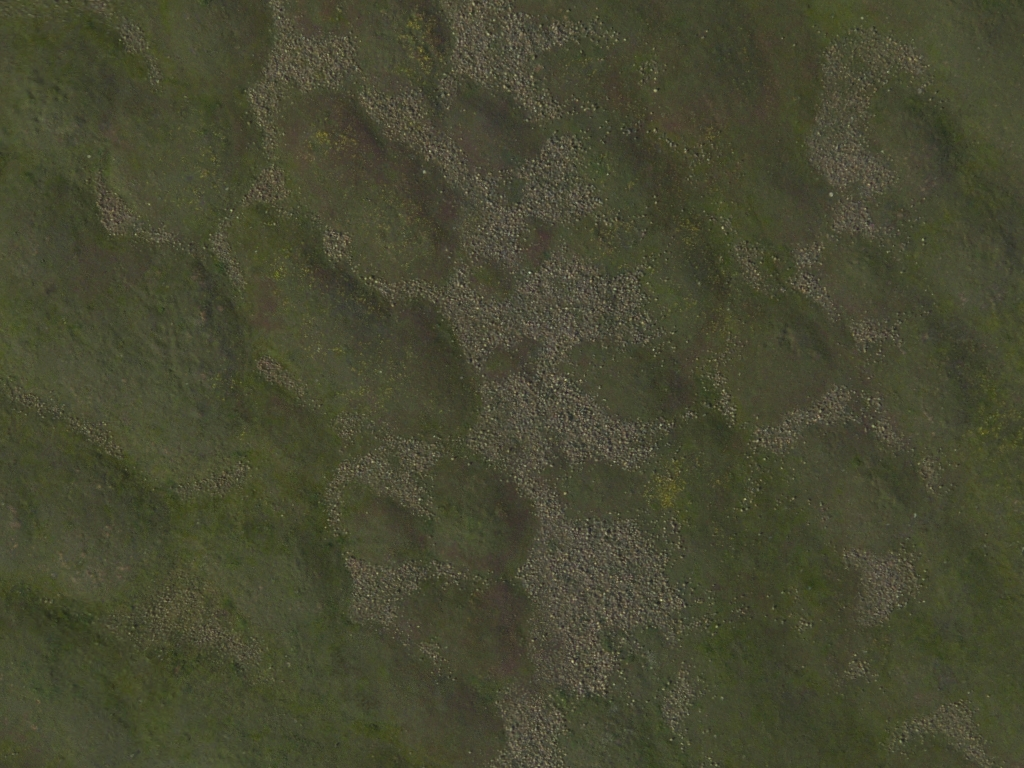
%> input picture VP_Swale.jpg, 1024 x 768 px
$ octave ImageProcessingFindingPercentages.m   (GNU Octave 9; MATLAB toolbox functions it lacks are replaced by stand-ins)
%> lines starting %> are read from the running program, lines starting %| are printed output that depends on the picture; in (x1, y1, x2, y2) boxes, pixels count from 0 and x2, y2 are one past the last pixel; in counts of white or black regions, pixels touching at a corner belong together; the program's own positions count from 1
I = imread('VP_Swale.jpg');
%> I is the input picture: size 768x1024x3 uint8; mean R, G, B 70.8, 71.7, 49.3

J = rgb2hsv(I);
%> J: size 768x1024x3 double; mean H, S, V 0.172, 0.324, 0.285
J_hue = single(J);
%> J_hue: size 768x1024x3 single; mean H, S, V 0.172, 0.324, 0.286

nColors = 3;
% repeat the clustering 3 times to avoid local minima
pixel_labels = imsegkmeans(J_hue,nColors,'NumAttempts',3);
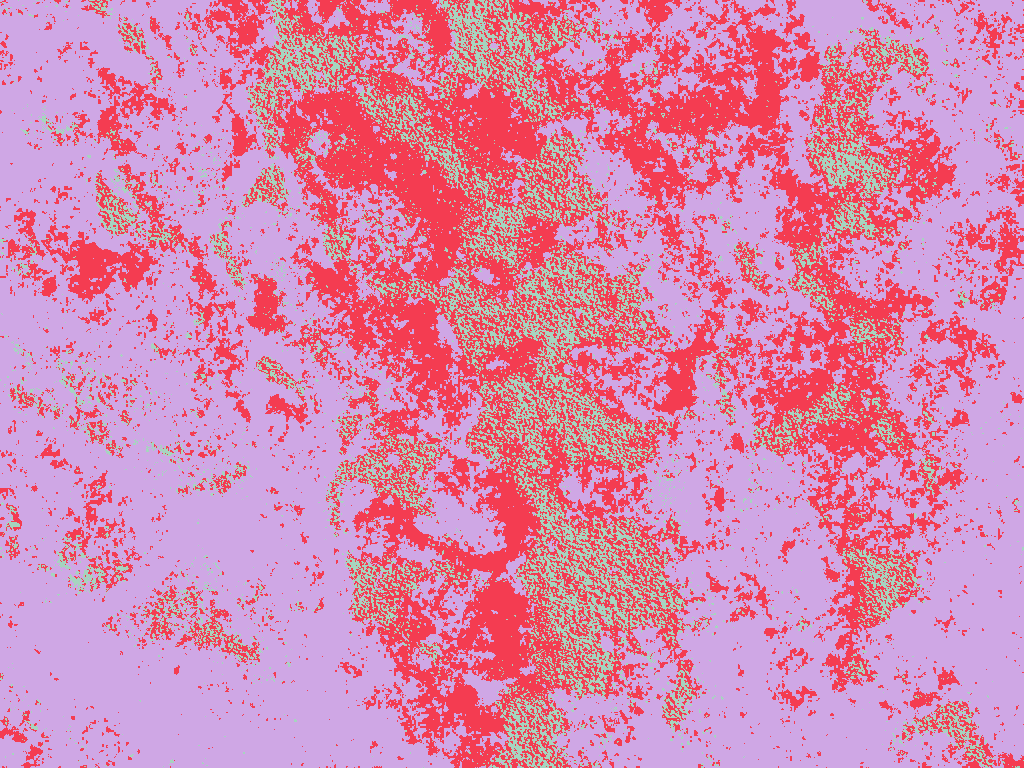
%> pixel_labels: size 768x1024 uint8; 3 distinct labels, from 1 to 3; one colour per label, 0 black
sz = size(pixel_labels);
%> sz = [768 1024]
figure;
imshow(pixel_labels,[])
title('Image Labeled by Cluster Index');

mask1 = pixel_labels==1;
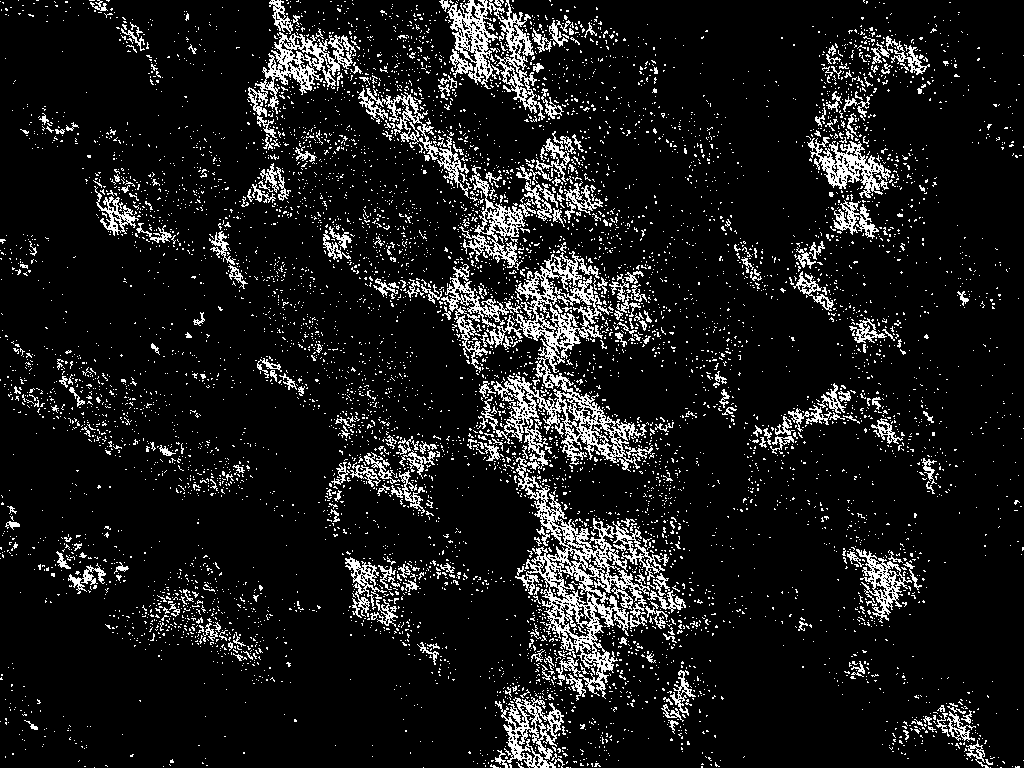
%> mask1: size 768x1024 logical; 10.2% white in thin lines or dots
cluster1 = I .* uint8(mask1);
figure;
imshow(cluster1)
title('Objects in Cluster 1');

mask2 = pixel_labels==2;
%> mask2: size 768x1024 logical; 32.4% white; 4832 white regions (4245 under 20 px), largest, box (x1, y1, x2, y2) and area: (254, 0, 957, 768) 166374, (549, 528, 706, 699) 3832, (41, 231, 160, 302) 3259
cluster2 = I .* uint8(mask2);
figure;
imshow(cluster2)
title('Objects in Cluster 2');

mask3 = pixel_labels==3;
%> mask3: size 768x1024 logical; 57.4% white; 4740 black regions (4304 under 20 px), largest, box (x1, y1, x2, y2) and area: (202, 0, 964, 768) 255659, (93, 164, 220, 300) 4020, (41, 231, 160, 302) 3285
cluster3 = I .* uint8(mask3);
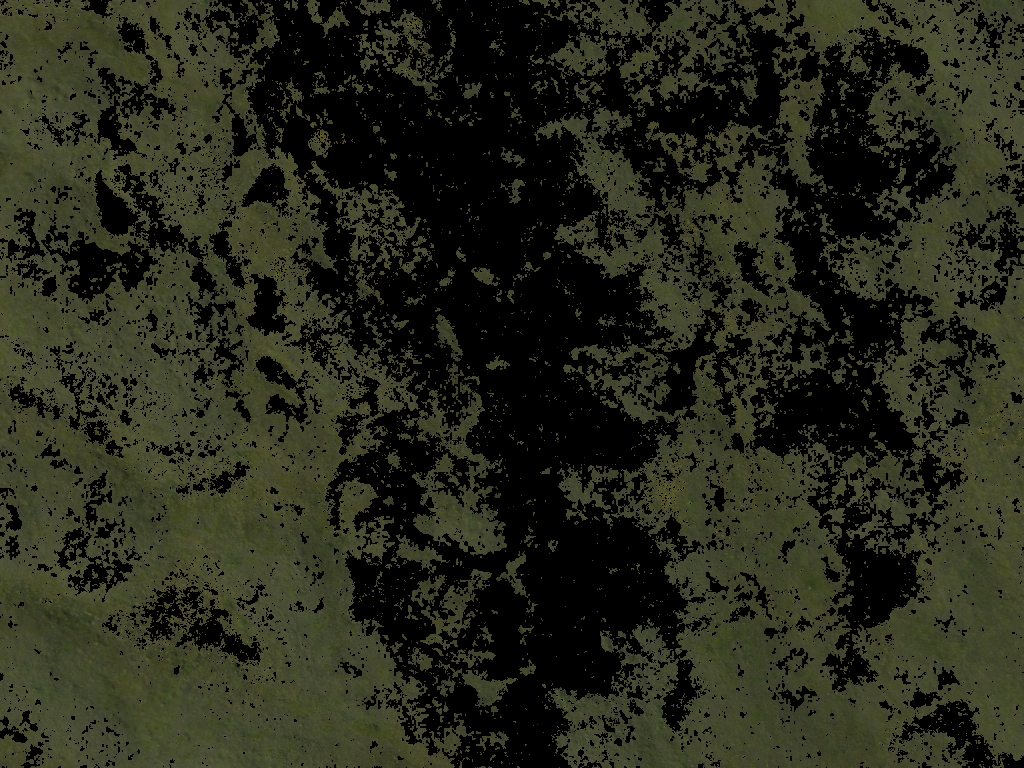
%> cluster3: size 768x1024x3 uint8; mean R, G, B 39.2, 41, 26.4
figure;
imshow(cluster3)
title('Objects in Cluster 3');

rock_pt = [328 552];
rock_cat = pixel_labels(rock_pt(1), rock_pt(2));
%> rock_cat = 1

rock_idx = find(pixel_labels==rock_cat);
%> rock_idx = 80165 values from 2 to 786425

BW_rocks = zeros(sz(1),sz(2));
BW_rocks(rock_idx) = 1;
%> BW_rocks: size 768x1024 double; values 0 (black) and 1 (white), 10.2% white in thin lines or dots
figure;
imshow(BW_rocks);

se = strel('disk',5);
BW_rocks_temp = imclose(BW_rocks,se);
%> BW_rocks_temp: size 768x1024 double; values 0 (black) and 1 (white), 28.2% white; 1073 white regions (956 under 20 px), largest, box (x1, y1, x2, y2) and area: (201, 0, 718, 768) 136939, (780, 25, 934, 379) 19079, (0, 350, 257, 500) 8403
BW_rocks_temp = imopen(BW_rocks_temp,se);
%> BW_rocks_temp: size 768x1024 double; values 0 (black) and 1 (white), 24.8% white; 78 white regions, largest, box (x1, y1, x2, y2) and area: (247, 0, 714, 768) 97913, (787, 28, 928, 363) 18125, (433, 0, 618, 127) 11947

figure;
imshow(BW_rocks_temp);

noSmallStructures = bwareaopen(BW_rocks_temp, 200);
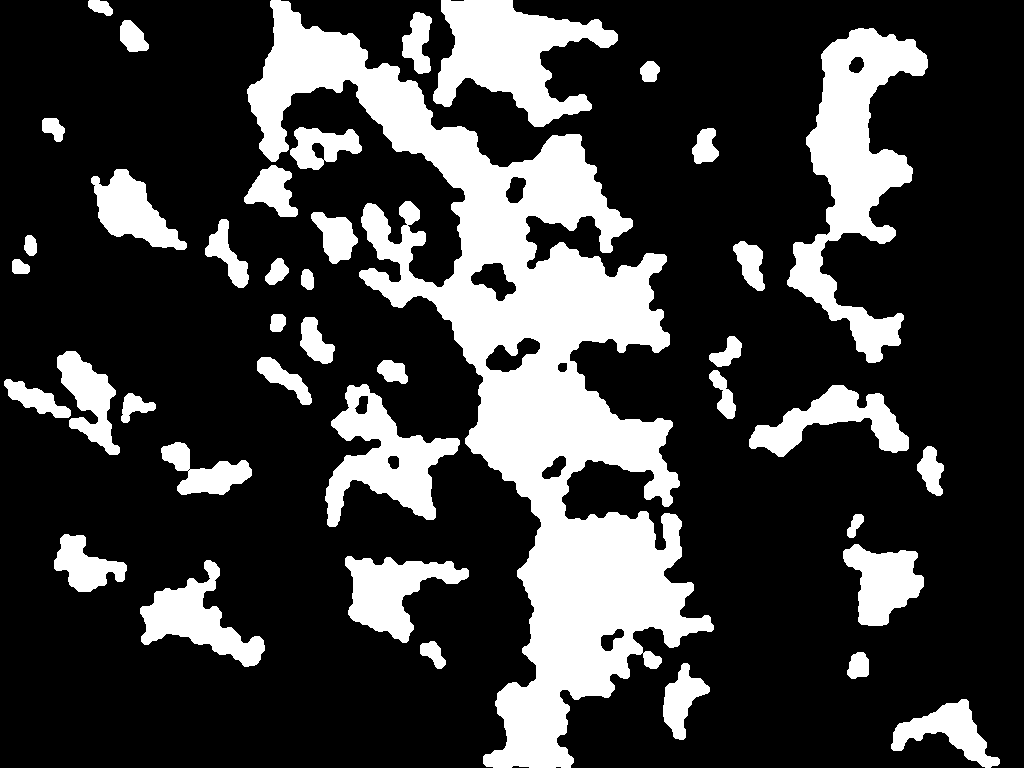
%> noSmallStructures: size 768x1024 logical; 24.3% white; 41 white regions, largest, box (x1, y1, x2, y2) and area: (247, 0, 714, 768) 97913, (787, 28, 928, 363) 18125, (433, 0, 618, 127) 11947
figure;
imshow(noSmallStructures);

stats = regionprops(noSmallStructures, {'Centroid', 'Area'});
%> stats = 41 regions; largest, Area and Centroid: 97913 [525.4 377.1], 18125 [855.3 171.7], 11947 [512 55.5], 8246 [385.1 459.3], 5218 [392.8 591.8]

Rocks = I;

if ~isempty([stats.Area])
    for i = 1:length(stats)
        c = stats(i).Centroid;
        c = floor(fliplr(c));
        width = 2;
        row = c(1)-width:c(1)+width;
        col = c(2)-width:c(2)+width;
        Rocks(row,col,1) = 255;
        Rocks(row,col,2) = 0;
        Rocks(row,col,3) = 0;
    end
%> this loop made 41 passes
%> (c, row, col) on passes 1 to 12: ([399 36], [397 398 399 400 401], [34 35 36 37 38]), ([267 20], [265 266 267 268 269], [18 19 20 21 22]), ([246 31], [244 245 246 247 248], [29 30 31 32 33]), ([128 54], [126 127 128 129 130], [52 53 54 55 56]), ([565 85], [563 564 565 566 567], [83 84 85 86 87]), ([399 89], [397 398 399 400 401], [87 88 89 90 91]), ([7 101], [5 6 7 8 9], [99 100 101 102 103]), ([212 133], [210 211 212 213 214], [131 132 133 134 135]), ([37 133], [35 36 37 38 39], [131 132 133 134 135]), ([407 135], [405 406 407 408 409], [133 134 135 136 137]), ([621 197], [619 620 621 622 623], [195 196 197 198 199]), ([472 205], [470 471 472 473 474], [203 204 205 206 207])
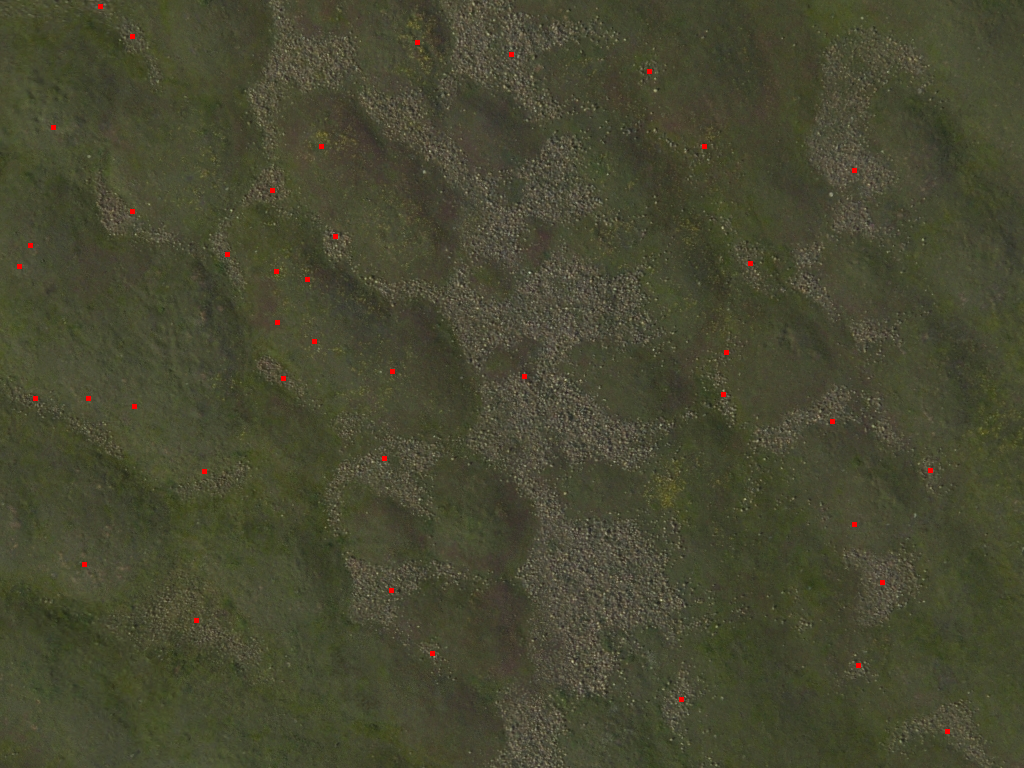
%> Rocks: size 768x1024x3 uint8; 0.13% of pixels changed, all inside (x1, y1, x2, y2) = (17, 4, 950, 734)
end

figure;
imshow(Rocks);

Total_Rock_Percent = sum([stats.Area])/(sz(1)*sz(2))
%> Total_Rock_Percent = 0.243
